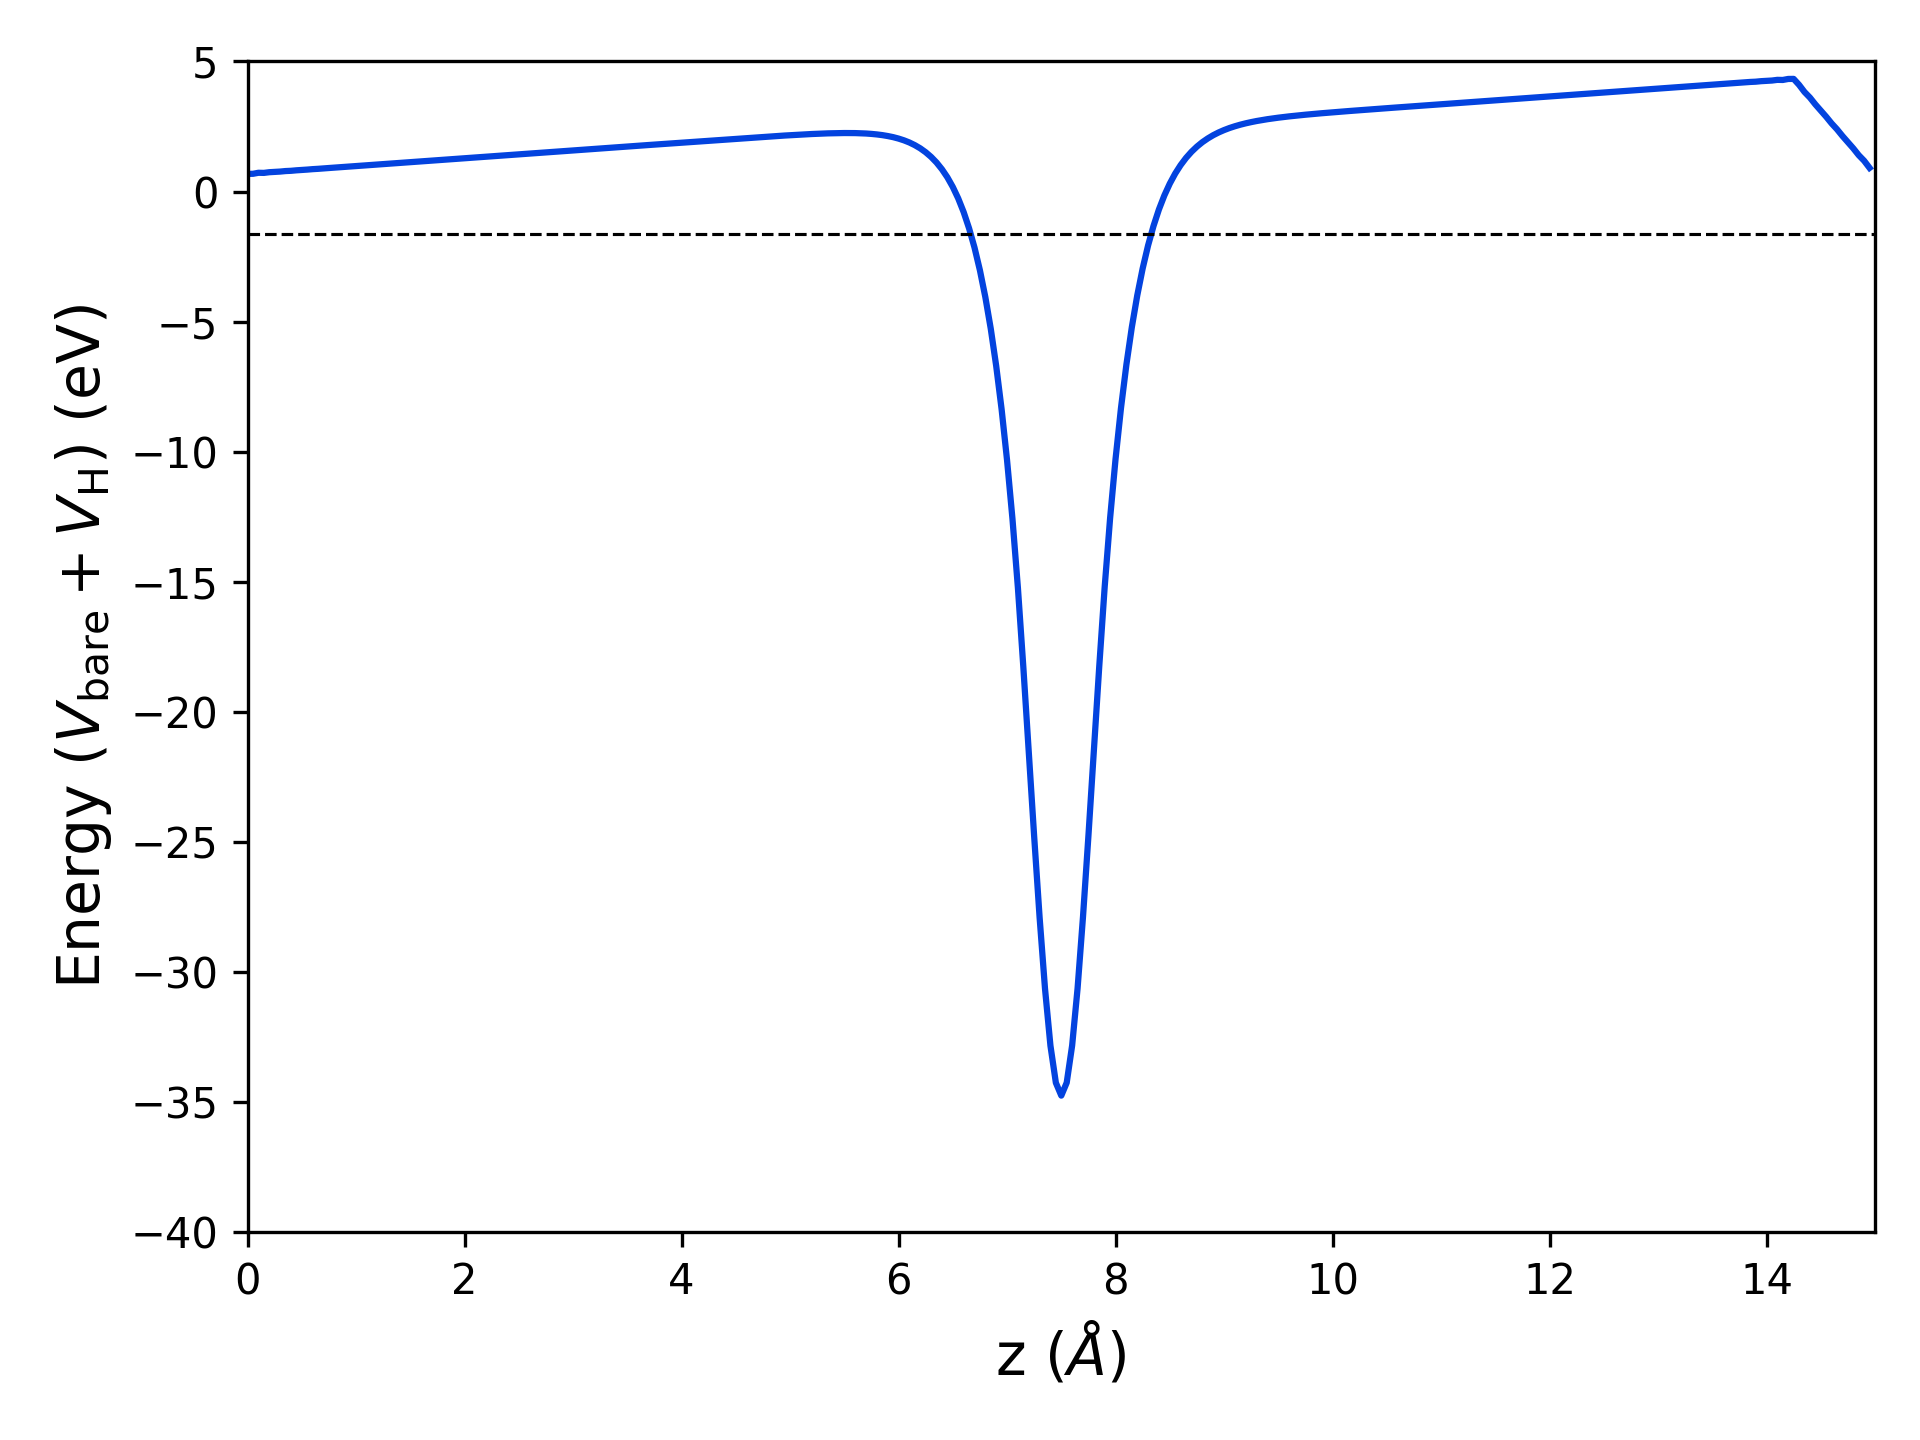

Python code for this plot:
import matplotlib.pyplot as plt
import numpy as np

# Load data
z, V = np.loadtxt('avg.dat', usecols=(0,1), unpack=True)

au2a = 0.529177249 # Convert a.u. to Angstrom
ry2ev = 13.605698066 # Convert Ry to eV


plt.plot(z*au2a, V*ry2ev, c='xkcd:blue')

#plt.plot(z*au2a, V, c='xkcd:blue')

# Plot a dashed line at zero
plt.axhline(-1.62867075, linestyle='--', linewidth=0.75, color='xkcd:black')

plt.xlim(0, 15)
plt.ylim(-40, 5)

#plt.ylim(-4, 4)

plt.xlabel('z ($\\AA$)', fontsize=14)
plt.ylabel(r'Energy ($V_{\mathrm{bare}} + V_{\mathrm{H}}$) (eV)', fontsize=14)

#plt.ylabel(r'Energy ($V_{\mathrm{bare}} + V_{\mathrm{H}}$) (Ry)', fontsize=14)

plt.tight_layout()
plt.savefig('potential.png', dpi=300)
